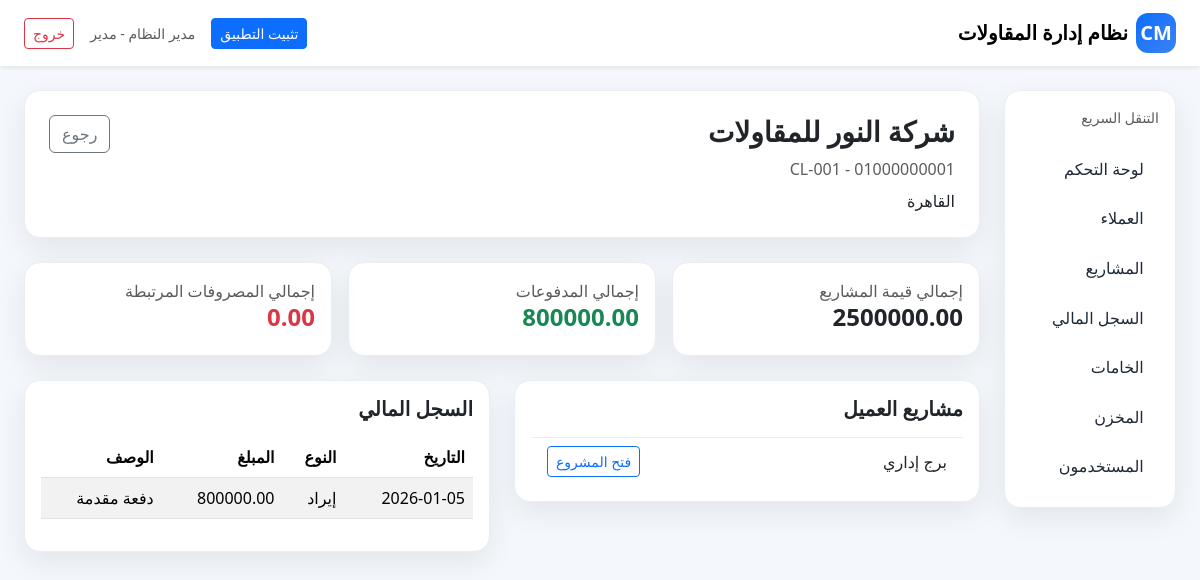
Page /clients/1 (signed in) on the committed database.
### app.py (models this page shows, shortened)
class User(UserMixin, db.Model):
    id = db.Column(db.Integer, primary_key=True)
    full_name = db.Column(db.String(150), nullable=False)
    username = db.Column(db.String(80), unique=True, nullable=False)
    password_hash = db.Column(db.String(255), nullable=False)
    role_id = db.Column(db.Integer, db.ForeignKey('role.id'))
    is_active_user = db.Column(db.Boolean, default=True)
    created_at = db.Column(db.DateTime, default=datetime.utcnow)
    role = db.relationship('Role')
    @property
    def is_admin(self):
        return self.role and self.role.code == 'admin'

class Role(db.Model):
    id = db.Column(db.Integer, primary_key=True)
    name = db.Column(db.String(100), nullable=False)
    code = db.Column(db.String(50), unique=True, nullable=False)

class Client(db.Model):
    id = db.Column(db.Integer, primary_key=True)
    client_code = db.Column(db.String(50), unique=True, nullable=False)
    name = db.Column(db.String(150), nullable=False)
    phone = db.Column(db.String(50))
    email = db.Column(db.String(150))
    address = db.Column(db.Text)
    notes = db.Column(db.Text)
    created_at = db.Column(db.DateTime, default=datetime.utcnow)
    projects = db.relationship('Project', backref='client', cascade='all, delete-orphan')
    transactions = db.relationship('FinanceTransaction', backref='client', cascade='all, delete-orphan')

class Project(db.Model):
    id = db.Column(db.Integer, primary_key=True)
    project_code = db.Column(db.String(50), unique=True, nullable=False)
    name = db.Column(db.String(150), nullable=False)
    client_id = db.Column(db.Integer, db.ForeignKey('client.id'), nullable=False)
    location = db.Column(db.String(200))
    description = db.Column(db.Text)
    start_date = db.Column(db.Date)
    expected_end_date = db.Column(db.Date)
    contract_value = db.Column(db.Float, default=0)
    estimated_cost = db.Column(db.Float, default=0)
    status = db.Column(db.String(50), default='in_progress')
    progress_percent = db.Column(db.Float, default=0)
    created_at = db.Column(db.DateTime, default=datetime.utcnow)
    phases = db.relationship('ProjectPhase', backref='project', cascade='all, delete-orphan')
    progress_logs = db.relationship('ProjectProgressLog', backref='project', cascade='all, delete-orphan')
    transactions = db.relationship('FinanceTransaction', backref='project', cascade='all, delete-orphan')
    inventory_movements = db.relationship('InventoryMovement', backref='project', cascade='all, delete-orphan')

class FinanceTransaction(db.Model):
    id = db.Column(db.Integer, primary_key=True)
    transaction_date = db.Column(db.Date, default=date.today)
    transaction_type = db.Column(db.String(20), nullable=False)  # income / expense
    client_id = db.Column(db.Integer, db.ForeignKey('client.id'))
    project_id = db.Column(db.Integer, db.ForeignKey('project.id'))
    amount = db.Column(db.Float, nullable=False)
    payment_method = db.Column(db.String(100))
    description = db.Column(db.Text)
    created_at = db.Column(db.DateTime, default=datetime.utcnow)

### app.py (the view)
@app.route('/clients/<int:client_id>')
@login_required
def client_detail(client_id):
    client = Client.query.get_or_404(client_id)
    total_project_value = sum(p.contract_value or 0 for p in client.projects)
    total_income = sum(t.amount for t in client.transactions if t.transaction_type == 'income')
    total_expense = sum(t.amount for t in client.transactions if t.transaction_type == 'expense')
    return render_template('client_detail.html', client=client, total_project_value=total_project_value, total_income=total_income, total_expense=total_expense)

### app.py (called while the page is built)
@login_manager.user_loader
def load_user(user_id):
    return User.query.get(int(user_id))

### templates/client_detail.html (shortened to what this page needs)
{% extends 'base.html' %}
{% block content %}
<div class="card section-card p-4 mb-4">
  <div class="d-flex justify-content-between align-items-start">
    <div>
      <h3 class="fw-bold">{{ client.name }}</h3>
      <div class="text-muted">{{ client.client_code }} - {{ client.phone or 'بدون هاتف' }}</div>
      <div class="mt-2">{{ client.address or '' }}</div>
    </div>
    <a href="{{ url_for('clients') }}" class="btn btn-outline-secondary">رجوع</a>
  </div>
</div>
<div class="row g-3 mb-4">
  <div class="col-md-4"><div class="card stat-card p-3"><div class="text-muted">إجمالي قيمة المشاريع</div><div class="h4 fw-bold">{{ '%.2f'|format(total_project_value) }}</div></div></div>
  <div class="col-md-4"><div class="card stat-card p-3"><div class="text-muted">إجمالي المدفوعات</div><div class="h4 fw-bold text-success">{{ '%.2f'|format(total_income) }}</div></div></div>
  <div class="col-md-4"><div class="card stat-card p-3"><div class="text-muted">إجمالي المصروفات المرتبطة</div><div class="h4 fw-bold text-danger">{{ '%.2f'|format(total_expense) }}</div></div></div>
</div>
<div class="row g-4">
  <div class="col-lg-6">
    <div class="card section-card p-3">
      <h5 class="fw-bold mb-3">مشاريع العميل</h5>
      <ul class="list-group list-group-flush">
        {% for project in client.projects %}
        <li class="list-group-item d-flex justify-content-between align-items-center">
          <span>{{ project.name }}</span>
          <a href="{{ url_for('project_detail', project_id=project.id) }}" class="btn btn-sm btn-outline-primary">فتح المشروع</a>
        </li>
        {% else %}
        <li class="list-group-item">لا توجد مشاريع.</li>
        {% endfor %}
      </ul>
    </div>
  </div>
  <div class="col-lg-6">
    <div class="card section-card p-3">
      <h5 class="fw-bold mb-3">السجل المالي</h5>
      <div class="table-responsive">
        <table class="table table-striped">
          <thead><tr><th>التاريخ</th><th>النوع</th><th>المبلغ</th><th>الوصف</th></tr></thead>
          <tbody>
            {% for row in client.transactions %}
            <tr>
              <td>{{ row.transaction_date }}</td>
              <td>{{ 'إيراد' if row.transaction_type == 'income' else 'مصروف' }}</td>
              <td>{{ '%.2f'|format(row.amount) }}</td>
              <td>{{ row.description or '-' }}</td>
            </tr>
            {% else %}
            <tr><td colspan="4">لا توجد حركات مالية.</td></tr>
            {% endfor %}
          </tbody>
        </table>
      </div>
    </div>
  </div>
</div>
{% endblock %}

### templates/base.html (shortened to what this page needs)
<!doctype html>
<html lang="ar" dir="rtl">
<head>
  <link href="https://cdn.jsdelivr.net/npm/bootstrap@5.3.3/dist/css/bootstrap.rtl.min.css" rel="stylesheet">
</head>
<body>
{% if current_user.is_authenticated %}
<nav class="navbar navbar-expand-lg bg-white shadow-sm sticky-top">
  <div class="container-fluid px-3 px-lg-4">
    <div class="d-flex align-items-center gap-2">
      <a class="navbar-brand fw-bold d-flex align-items-center gap-2 mb-0" href="{{ url_for('dashboard') }}">
        <span class="brand-mark">CM</span>
        <span class="topbar-title">نظام إدارة المقاولات</span>
      </a>
    </div>
    <div class="d-flex gap-2 gap-lg-3 align-items-center">
      <button id="installAppBtn" class="btn btn-primary btn-sm d-none d-lg-inline-flex">تثبيت التطبيق</button>
      <span class="text-muted small d-none d-md-inline">{{ current_user.full_name }} - {{ current_user.role.name if current_user.role else '' }}</span>
      <a class="btn btn-outline-danger btn-sm" href="{{ url_for('logout') }}">خروج</a>
    </div>
  </div>
</nav>
<div class="container-fluid px-3 px-lg-4 py-3 py-lg-4 app-shell">
  <div class="row g-4">
    <div class="col-lg-2 d-none d-lg-block">
      <div class="bg-white p-3 section-card sticky-top sidebar-panel">
        <div class="small text-muted mb-3">التنقل السريع</div>
        <a class="sidebar-link" href="{{ url_for('dashboard') }}">لوحة التحكم</a>
        <a class="sidebar-link" href="{{ url_for('clients') }}">العملاء</a>
        <a class="sidebar-link" href="{{ url_for('projects') }}">المشاريع</a>
        <a class="sidebar-link" href="{{ url_for('finance') }}">السجل المالي</a>
        <a class="sidebar-link" href="{{ url_for('materials') }}">الخامات</a>
        <a class="sidebar-link" href="{{ url_for('inventory') }}">المخزن</a>
        {% if current_user.is_admin %}
        <a class="sidebar-link" href="{{ url_for('users') }}">المستخدمون</a>
        {% endif %}
      </div>
    </div>
    <div class="col-12 col-lg-10">
{% else %}
<div class="container py-3 py-md-4">
{% endif %}
{% block content %}{% endblock %}
{% if current_user.is_authenticated %}
    </div>
  </div>
</div>
{% else %}
</div>
{% endif %}
</body>
</html>

### templates/base.html (style rules this page uses)
:root { --brand:#0d6efd; --brand-dark:#0b57d0; --bg:#f4f7fb; --card-shadow:0 10px 30px rgba(15,23,42,.08); --border:#e9eef5; }
body { background:var(--bg); }
.app-shell { min-height: calc(100vh - 76px); }
.sidebar-link { text-decoration:none; color:#1f2937; display:block; padding:.80rem .95rem; border-radius:.85rem; font-weight:500; }
.stat-card, .section-card { border:1px solid var(--border); border-radius:1rem; box-shadow:var(--card-shadow); }
.section-card { overflow:hidden; }
.sidebar-panel { top:20px; }
.brand-mark { width:40px; height:40px; border-radius:12px; display:inline-flex; align-items:center; justify-content:center; background:linear-gradient(135deg, #0d6efd, #3b82f6); color:#fff; font-weight:800; }
.table-responsive { border-radius:.85rem; }

### rows in the picture
User: full_name "مدير النظام"
Role: role "مدير"
Client: name "شركة النور للمقاولات", client_code "CL-001", phone "01000000001", address "القاهرة"
Project: name "برج إداري"
FinanceTransaction: transaction_date "2026-01-05", transaction_type "إيراد", amount "800000.00", description "دفعة مقدمة"

### other values in the picture
{{ '%.2f'|format(total_project_value) }} "2500000.00"
{{ '%.2f'|format(total_income) }} "800000.00"
{{ '%.2f'|format(total_expense) }} "0.00"
